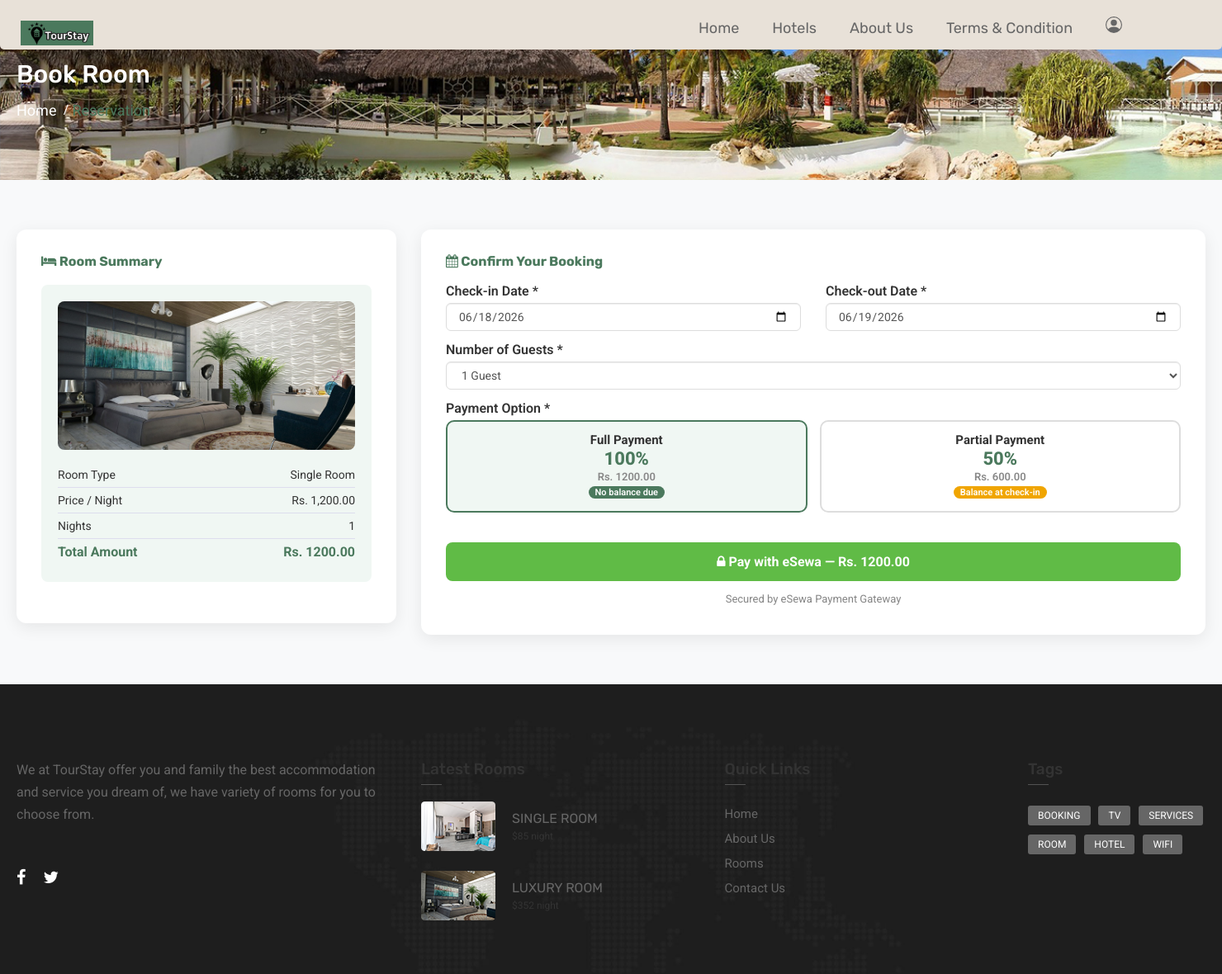
Screenshot of /booking.php?book=1 (signed in) with the database file from the repository.
### tables this page shows
CREATE TABLE rooms (
    r_id INT AUTO_INCREMENT PRIMARY KEY,
    hotel_id INT,
    rtype VARCHAR(100) NOT NULL,
    rprice DECIMAL(10,2) NOT NULL,
    rtext TEXT,
    rimage VARCHAR(255),
    status ENUM('available', 'occupied', 'maintenance') DEFAULT 'available',
    created_at TIMESTAMP DEFAULT CURRENT_TIMESTAMP,
    FOREIGN KEY (hotel_id) REFERENCES hotels(hotel_id) ON DELETE SET NULL
);

### booking.php (the view, shortened to what this page needs)
<?php
include 'header.php';
include("connection/connect.php");
$book = isset($_GET['book']) ? (int) $_GET['book'] : 0;
$sql = "SELECT * FROM rooms WHERE r_id = $book";
$result = mysqli_query($db, $sql);
$row = mysqli_fetch_assoc($result);
$rtype = $row['rtype'];
$rprice = $row['rprice'];
$rimage = $row['rimage'];
$check_in = isset($_GET['check_in']) ? $_GET['check_in'] : date('Y-m-d');
$check_out = isset($_GET['check_out']) ? $_GET['check_out'] : date('Y-m-d', strtotime('+1 day'));
?>
<!DOCTYPE html>
<html>
<head>
    <link rel="stylesheet" type="text/css" href="css/bootstrap.min.css">
        <link rel="stylesheet" type="text/css" href="css/style.css">
</head>
<body>
    <div class="wrapper">
        <div class="about-bg">
            <div class="container">
                <div class="rl-banner">
                    <h2>Book Room</h2>
                    <ul>
                        <li><a href="index.php">Home</a></li>
                        <li><span class="active">Reservation</span></li>
                    </ul>
                </div>
            </div>
        </div>
        <section class="booking-section">
            <div class="container">
                <div class="row">
                    <div class="col-md-4">
                        <div class="booking-card">
                            <h4><i class="fa fa-bed"></i> Room Summary</h4>
                            <div class="room-summary">
                                <img src="admin/upload/<?php echo $rimage; ?>" alt="<?php echo $rtype; ?>">
                                <div class="summary-row"><span>Room Type</span><span><?php echo $rtype; ?></span></div>
                                <div class="summary-row"><span>Price / Night</span><span>Rs.
                                        <?php echo number_format($rprice, 2); ?></span></div>
                                <div class="summary-row"><span>Nights</span><span id="nights_display">1</span></div>
                                <div class="summary-row"><span>Total Amount</span><span id="total_display">Rs.
                                        <?php echo number_format($rprice, 2); ?></span></div>
                            </div>
                        </div>
                    </div>
                    <div class="col-md-8">
                        <div class="booking-card">
                            <h4><i class="fa fa-calendar"></i> Confirm Your Booking</h4>
                            <form action="payment.php" method="POST" id="bookingForm">
                                <div class="row">
                                    <div class="col-md-6">
                                        <div class="form-group">
                                            <label>Check-in Date *</label>
                                            <input type="date" name="check_in" id="check_in" class="form-control"
                                                value="<?php echo $check_in; ?>" required>
                                        </div>
                                    </div>
                                    <div class="col-md-6">
                                        <div class="form-group">
                                            <label>Check-out Date *</label>
                                            <input type="date" name="check_out" id="check_out" class="form-control"
                                                value="<?php echo $check_out; ?>" required>
                                        </div>
                                    </div>
                                </div>
                                <div class="form-group">
                                    <label>Number of Guests *</label>
                                    <select name="guests" class="form-control" required>
                                        <option value="1">1 Guest</option>
                                    </select>
                                </div>
                                <div class="form-group">
                                    <label>Payment Option *</label>
                                    <div class="payment-options">
                                        <label class="payment-option active" id="opt_full">
                                            <div class="opt-title">Full Payment</div>
                                            <div class="opt-percent">100%</div>
                                            <div class="opt-amount">Rs. <span id="full_amount"><?php echo number_format($rprice, 2); ?></span></div>
                                            <span class="opt-badge">No balance due</span>
                                        </label>
                                        <label class="payment-option" id="opt_partial">
                                            <div class="opt-title">Partial Payment</div>
                                            <div class="opt-percent">50%</div>
                                            <div class="opt-amount">Rs. <span id="partial_amount"><?php echo number_format($rprice / 2, 2); ?></span></div>
                                            <span class="opt-badge" style="background:#f0a500;">Balance at check-in</span>
                                        </label>
                                    </div>
                                </div>
                                <button type="submit" class="btn-pay" id="pay_btn">
                                    <i class="fa fa-lock"></i> Pay with eSewa &mdash; Rs. <span id="btn_amount"><?php echo number_format($rprice, 2); ?></span>
                                </button>
                                <p class="esewa-logo">Secured by eSewa Payment Gateway</p>
                            </form>
                        </div>
                    </div>
                </div>
            </div>
        </section>
        <?php include 'footer.php'; ?>
    </div>
</body>
</html>

### booking.php (style rules this page uses)
.booking-section { padding: 60px 0; background: #f8f9fa; }
.booking-card { background: white; border-radius: 12px; padding: 30px; box-shadow: 0 5px 20px rgba(0, 0, 0, 0.08); }
.booking-card h4 { color: #4B795D; font-weight: 700; margin-bottom: 20px; }
.room-summary { background: #f0f7f3; border-radius: 8px; padding: 20px; margin-bottom: 20px; }
.room-summary img { width: 100%; height: 180px; object-fit: cover; border-radius: 8px; margin-bottom: 15px; }
.summary-row { display: flex; justify-content: space-between; padding: 8px 0; border-bottom: 1px solid #dde; font-size: 14px; }
.summary-row:last-child { border-bottom: none; font-weight: 700; font-size: 16px; color: #4B795D; }
.form-group label { font-weight: 600; color: #333; margin-bottom: 6px; display: block; }
.form-control { padding: 5px 14px; border: 1px solid #ddd; border-radius: 6px; width: 100%; font-size: 14px; }
.payment-options { display: flex; gap: 15px; margin-bottom: 20px; }
.payment-option { flex: 1; border: 2px solid #ddd; border-radius: 10px; padding: 15px; cursor: pointer; transition: all 0.3s; text-align: center; }
.payment-option.active { border-color: #4B795D; background: #f0f7f3; }
.payment-option .opt-title { font-weight: 700; font-size: 15px; color: #333; margin-bottom: 4px; }
.payment-option .opt-percent { font-size: 22px; font-weight: 800; color: #4B795D; }
.payment-option .opt-amount { font-size: 13px; color: #888; margin-top: 4px; }
.payment-option .opt-badge { font-size: 11px; background: #4B795D; color: white; padding: 2px 8px; border-radius: 10px; display: inline-block; margin-top: 5px; }
.btn-pay { background: #60bb46; color: white; border: none; padding: 15px; border-radius: 8px; font-size: 16px; font-weight: 700; width: 100%; cursor: pointer; transition: background 0.3s; margin-top: 10px; }
.esewa-logo { font-size: 13px; opacity: 0.8; margin-top: 8px; text-align: center; }

### rows the page displays
rooms: rimage (picture), rtype "Single Room", rprice "1,200.00", rprice "1200.00", $rprice/2 "600.00"
